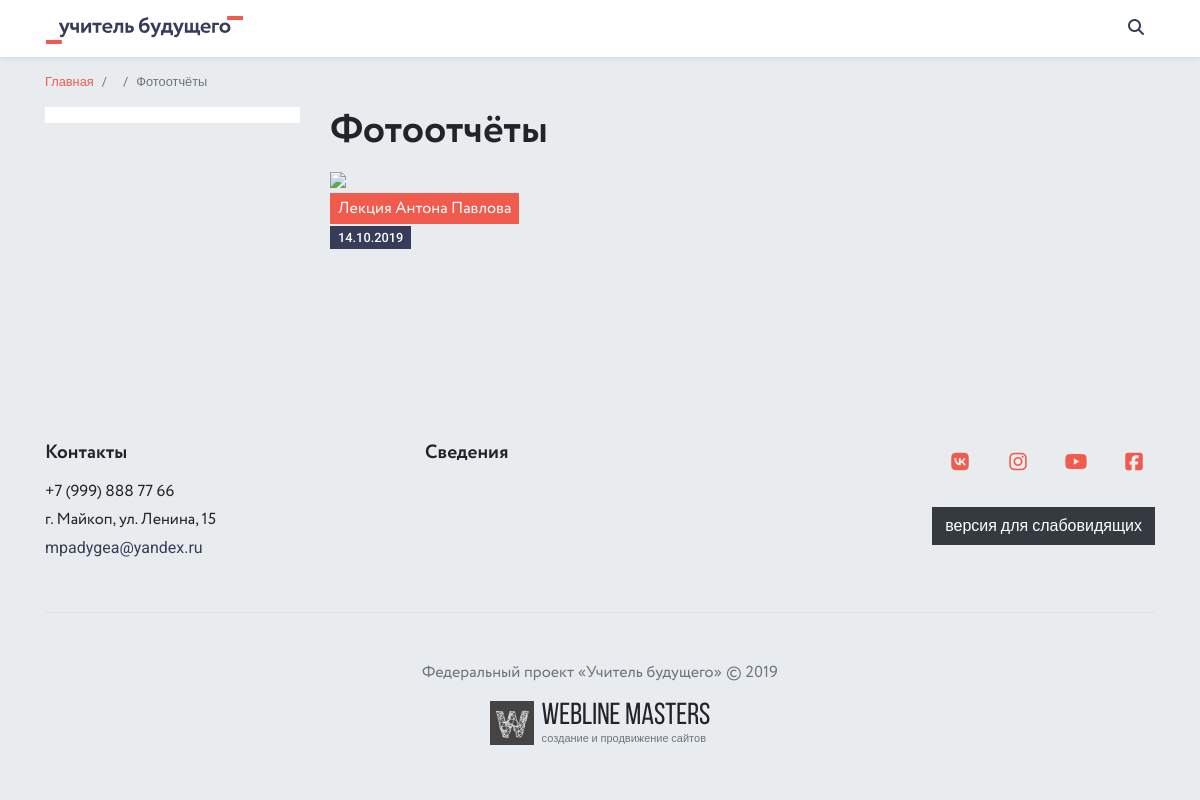
The page /gallery/ on the database as committed earlier.
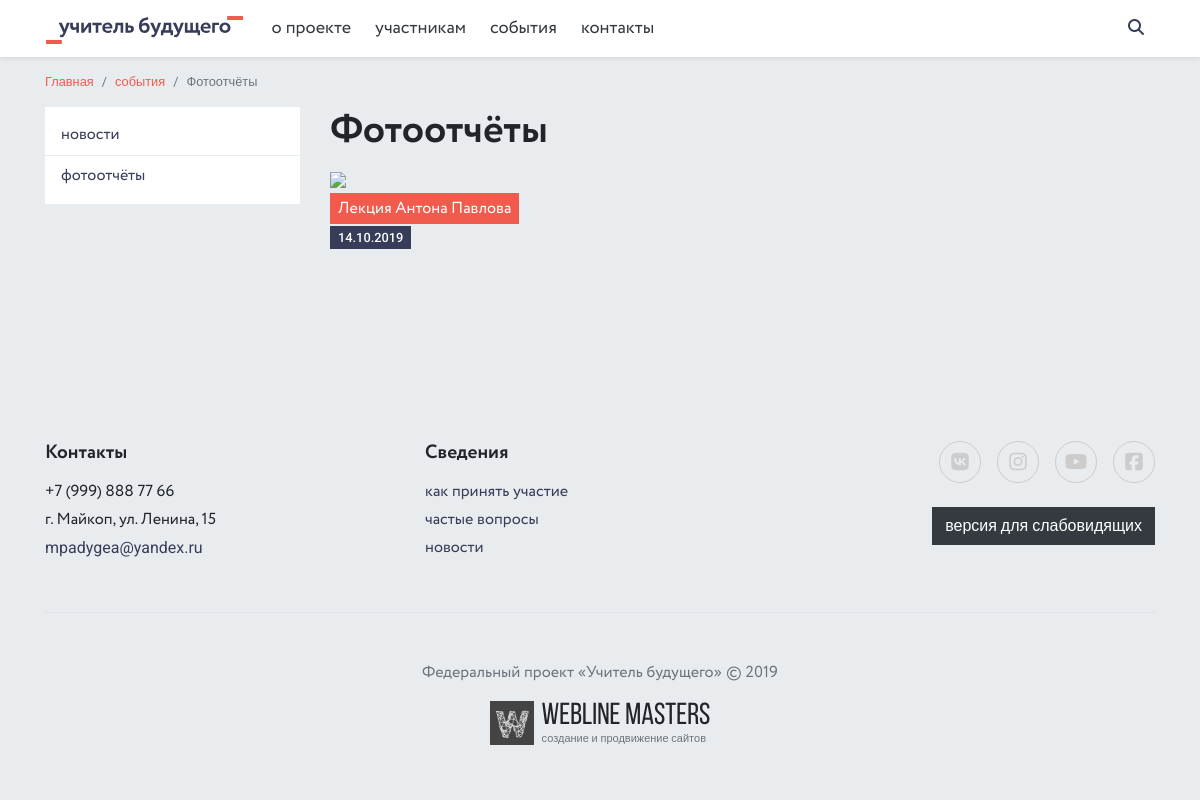
The same page on the database as committed later.
### albums/models.py (models this page shows, shortened)
class Album(SEO):
    title = models.CharField(max_length=250, unique=True, verbose_name='Заголовок')
    description = models.TextField(verbose_name='Описание')
    is_active = models.BooleanField(default=True, verbose_name='Показывать на сайте')
    created_date = models.DateField(default=date.today, verbose_name='Дата публикации')
    slug = models.SlugField(max_length=250, verbose_name='Slug', unique=True)
    def get_picture_url(self, filename):
        ext = filename.split('.')[-1]
        filename = '{0}.{1}'.format(self.slug, ext)
        return 'images/albums/{0}'.format(filename)
    image = models.ImageField(upload_to=get_picture_url, verbose_name='Изображение')
    image_thumbnail = ImageSpecField(source='image',
                                     processors=[ResizeToFill(398, 224)],
                                     format='JPEG',
                                     options={'quality': 90})
    image_admin = ImageSpecField(source='image',
                                 processors=[ResizeToFill(150, 150)],
                                 format='JPEG',
                                 options={'quality': 90})
    def get_absolute_url(self):
        return reverse('album', args=[self.slug])
    def image_tag(self):
        try:
            image_link = self.image_admin.url
        except:
            image_link = ''
        return mark_safe('<a href="{0}"><img src="{0}" width="150px"></a>'.format(image_link))
    image_tag.short_description = 'Предпросмотр изоражения'
    image_tag.allow_tags = True
    def image_tag_mini(self):
        try:
            image_link = self.image_admin.url
        except:
            image_link = ''
        return mark_safe('<img src="{0}" width="53px">'.format(image_link))
    image_tag_mini.short_description = 'Предпросмотр'
    image_tag_mini.allow_tags = True
    class Meta:
        verbose_name = 'Фотоотчёт'
        verbose_name_plural = 'Фотоотчёты'
        ordering = ('created_date',)

### contacts/models.py (models this page shows, shortened)
class Phone(models.Model):
    phone = models.CharField(max_length=20, verbose_name='Телефон')
    class Meta:
        verbose_name = 'Телефон'
        verbose_name_plural = 'Телефоны'

class Address(models.Model):
    address = models.CharField(max_length=250, verbose_name='Адрес')
    class Meta:
        verbose_name = 'Адрес'
        verbose_name_plural = 'Адреса'

class Email(models.Model):
    email = models.EmailField(max_length=250, verbose_name='E-mail')
    class Meta:
        verbose_name = 'E-mail'
        verbose_name_plural = 'E-mails'

class Social(models.Model):
    name = models.CharField(max_length=250, verbose_name='Название социальной сети')
    short_name = models.CharField(max_length=250, verbose_name='Короткое название')
    color = models.CharField(max_length=250, verbose_name='Цвет обрамления')
    link = models.URLField(max_length=250, verbose_name='Ссылка')
    class Meta:
        verbose_name = 'Социальная сеть'
        verbose_name_plural = 'Социальные сети'

### pages/models.py (models this page shows, shortened)
class Page(MPTTModel, SEO, Order):
    ACTION_CHOICES = (
        ('pages', 'Информативная страница'),
        ('home', 'Главная страница'),
        ('albums', 'Фотоотчёты'),
        ('employees', 'Руководство'),
        ('documents', 'Документы'),
        ('news', 'Новости'),
        ('contacts', 'Контакты'),
    )
    title = models.CharField(max_length=250, verbose_name='Название страницы', unique=True)
    body1 = models.TextField(verbose_name='Текст страницы #1', null=True, blank=True)
    body2 = models.TextField(verbose_name='Текст страницы #2', null=True, blank=True)
    body3 = models.TextField(verbose_name='Текст страницы #3', null=True, blank=True)
    is_active = models.BooleanField(default=True, verbose_name='Показывать в меню')
    action = models.CharField(max_length=32, choices=ACTION_CHOICES, verbose_name='Название модуля')
    parent = TreeForeignKey('self', on_delete=models.SET_NULL, related_name='children',
                            verbose_name='Родительская страница', blank=True, null=True)
    slug = models.SlugField(max_length=250, verbose_name='Slug', unique=True)
    in_footer = models.BooleanField(default=False, verbose_name='Показывать в футере')
    @property
    def subpages(self):
        return Page.objects.filter(parent=self, is_active=True)
    @property
    def firstchild(self):
        return Page.objects.filter(parent=self, is_active=True).first()
    @property
    def subpagescount(self):
        sublist = Page.objects.filter(parent=self, is_active=True)
        return len(sublist)
    class Meta:
        verbose_name = 'Страница'
        verbose_name_plural = 'Страницы'

### albums/views.py (the view)
# urls.py: path('', views.AlbumsView.as_view(), name='albums'),
class AlbumsView(View):
    def get(self, request):
        albums = Album.objects.filter(is_active=True)
        albums_page = Page.objects.filter(is_active=True, action='albums').first()
        page_number = request.GET.get('page', 1)
        is_paginated, page, next_url, prev_url = pagination(albums, page_number, 10)
        context = {
            'albums': albums,
            'albums_page': albums_page,
            'is_paginated': is_paginated,
            'page_object': page,
            'next_url': next_url,
            'prev_url': prev_url,
        }
        lo = 'lo/' if request.session.get('is_lo') else ''
        return render(request, lo + 'albums/albums.html', context)

### core/context_processors.py (called while the page is built)
def context_info(request):
    phone = Phone.objects.first()
    address = Address.objects.first()
    email = Email.objects.first()
    socials = Social.objects.all()
    main_doc_category = DocumentCategory.objects.filter(is_active=True).first()
    pages = Page.objects.filter(is_active=True).exclude(action='home')
    all_docs = DocumentCategory.objects.filter(is_active=True)
    context = {
        'phone': phone,
        'address': address,
        'email': email,
        'socials': socials,
        'main_doc_category': main_doc_category,
        'pages': pages,
        'all_docs': all_docs,
    }
    return context

### core/pagination.py (called while the page is built)
def pagination(queryset, page_number, item_per_page):
    item_per_page = item_per_page
    paginator = Paginator(queryset, item_per_page)
    page = paginator.get_page(page_number)
    is_paginated = page.has_other_pages()
    if page.has_previous():
        prev_url = '?page=%s' % page.previous_page_number()
    else:
        prev_url = ''
    if page.has_next():
        next_url = '?page=%s' % page.next_page_number()
    else:
        next_url = ''
    return is_paginated, page, next_url, prev_url

### documents/models.py (called while the page is built)
    def get_absolute_url(self):
        return reverse('document_category', args=[self.slug])

### templates/albums/albums.html (shortened to what this page needs)
{% extends 'base.html' %}
{% block content %}
<main role="main">
    <div class="container">
       <div class="d-flex flex-column flex-md-row justify-content-between align-items-md-center mb-3 mb-md-0">
            <ol class="breadcrumb small">
                <li class="breadcrumb-item"><a href="{% url 'index' %}">Главная</a></li>
                {% with page=albums_page.parent %}
                    <li class="breadcrumb-item"><a href="{% include '__breadcrumb.html' %}">{{ page.title }}</a></li>
                {% endwith %}
                <li class="breadcrumb-item active">Фотоотчёты</li>
            </ol>
        </div>
        <div class="row">
            <div class="col-lg-3">
                <div class="bg-white py-2 d-none d-lg-block">
                    <ul class="list-unstyled side-menu m-0">
                        {% for page in albums_page.parent.subpages %}
                            {% include '__left_menu.html' %}
                        {% endfor %}
                    </ul>
                </div>
            </div>
            <div class="col-lg-9">
                <h1 class="mt-0">Фотоотчёты</h1>
                <div class="row">
                    {% for album in page_object.object_list %}
                    <div class="col-md-6">
                        <div class="gallery-item mb-4">
                            <div class="px-2">
                                <a href="{{ album.get_absolute_url }}" title="" class="stretched-link font-2 text-white bg-primary d-inline py-1">{{ album.title }}</a>
                                <span class="bg-secondary p-1 px-2 small text-white font-weight-bold ml-n2">{{ album.created_date|date:"d.m.Y" }}</span>
                            </div>
                        </div>
                    </div>
                    {% endfor %}
                </div>
            </div>
        </div>
    </div>
</main>
{% endblock content %}

### templates/base.html (shortened to what this page needs)
<!doctype html>
<html lang="ru">
    <head>
        {% include '__head.html' %}
    </head>
    <body>
        {% include '__header.html' %}
        {% block content %}
        {% endblock content %}
        {% include '__footer.html' %}
    </body>
</html>

### templates/__head.html (shortened to what this page needs)
{% load static %}
<link rel="stylesheet" href="{% static 'css/bootstrap.min.css' %}">
<link href="{% static 'photoswipe/photoswipe.css' %}" rel="stylesheet" />
<link href="{% static 'photoswipe/default-skin/default-skin.css' %}" rel="stylesheet" />

### templates/__header.html (shortened to what this page needs)
{% load static %}
<nav class="navbar navbar-expand-lg navbar-light bg-white fixed-top shadow-sm">
    <div class="container px-sm-3 position-relative">
        <a class="navbar-brand" href="{% url 'index' %}">
            <img src="{% static 'images/logo-wide.svg' %}" alt="" class="navbar-logo">
        </a>
        <div class="collapse navbar-collapse font-2">
            <ul class="navbar-nav mr-auto">
                {% for page in pages %}
                    {% if not page.parent %}
                        {% if page.subpagescount > 0 %}
                        <li class="nav-item dropdown">
                            <a class="nav-link dropdown-toggle
                            {% for item in page.subpages %}
                            {% endfor %}
                            " href="
                                {% if page.firstchild.action == 'pages' %}
                                    /pages/{{ page.firstchild.slug }}/
                                {% elif page.firstchild.action == 'news' %}
                                    /news/
                                {% elif page.firstchild.action == 'albums' %}
                                    /gallery/
                                {% elif page.firstchild.action == 'documents' %}
                                    {{ main_doc_category.get_absolute_url }}
                                {% elif page.firstchild.action == 'employees' %}
                                    /leadership/
                                {% endif %}
                            " role="button" aria-haspopup="true" aria-expanded="false">
                                {{ page.title }}
                            </a>
                        </li>
                        {% else %}
                        <li class="nav-item">
                            {% if page.action == 'contacts' %}
                            <a class="nav-link {% if 'contacts' in request.path %}active{% endif %}" href="/contacts/">{{ page.title }}</a>
                            {% else %}
                            <a class="nav-link {% if page.slug in request.path %}active{% endif %}" href="/pages/{{ page.slug }}/">{{ page.title }}</a>
                            {% endif %}
                        </li>
                        {% endif %}
                    {% endif %}
                {% endfor %}
            </ul>
        </div>
        <form class="search" action="{% url 'search' %}">
            <div class="search-wrapper">
                <input type="text" name="query" placeholder="найти..." class="search-field">
            </div>
        </form>
    </div>
</nav>

### templates/__breadcrumb.html
{% if page.firstchild.action == 'pages' %}
    /pages/{{ page.firstchild.slug }}/
{% elif page.firstchild.action == 'news' %}
    /news/
{% elif page.firstchild.action == 'albums' %}
    /gallery/
{% elif page.firstchild.action == 'documents' %}
    {{ main_doc_category.get_absolute_url }}
{% elif page.firstchild.action == 'employees' %}
    /leadership/
{% endif %}

### templates/__left_menu.html
{% if page.action == 'pages' %}
<li class="border-bottom font-2"><a href="/pages/{{ page.slug }}/" class="text-secondary py-2 px-3 d-block ">{{ page.title }}</a></li>
{% elif page.action == 'news' %}
<li class="border-bottom font-2"><a href="{% url 'news' %}" class="text-secondary py-2 px-3 d-block">{{ page.title }}</a></li>
{% elif page.action == 'albums' %}
<li class="border-bottom font-2"><a href="{% url 'albums' %}" class="text-secondary py-2 px-3 d-block">{{ page.title }}</a></li>
{% elif page.action == 'documents' %}
<li class="border-bottom font-2 sub"><a href="{{ main_doc_category.get_absolute_url }}" class="text-secondary py-2 px-3 d-block">{{ page.title }}<i class="fas fa-angle-down"></i></a></li>
{% elif page.action == 'employees' %}
<li class="border-bottom font-2"><a href="{% url 'employees' %}" class="text-secondary py-2 px-3 d-block">{{ page.title }}</a></li>
{% endif %}

### templates/__footer.html
{% load static %}
<footer class="footer bg-light py-5">
    <div class="container">
        <div class="row">
            <div class="col-lg-4 col-md-6 col-sm-6 mb-4">
                <h2 class="h5 mt-0">Контакты</h2>
                <p class="font-2 mb-1">{{ phone.phone }}</p>
                <p class="font-2 mb-1">{{ address.address }}</p>
                <p><a href="mailto:{{ email.email }}" class="text-secondary">{{ email.email }}</a></p>
            </div>
            <div class="col-lg-4 col-md-6 col-sm-6 mb-4 text-md-right text-lg-left">
                <h2 class="h5 mt-0">Сведения</h2>
                {% for page in pages %}
                    {% if page.parent and page.in_footer %}
                    <a href="
                    {% if page.action == 'pages' %}
                        /pages/{{ page.slug }}/
                    {% elif page.action == 'news' %}
                        /news/
                    {% elif page.action == 'albums' %}
                        /gallery/
                    {% elif page.action == 'documents' %}
                        {{ main_doc_category.get_absolute_url }}
                    {% elif page.action == 'employees' %}
                        /leadership/
                    {% endif %}
                    " class="d-block font-2 mb-1 text-secondary">{{ page.title }}</a>
                    {% endif %}
                {% endfor %}
            </div>
            <div class="col-lg-4 text-lg-right text-sm-center mb-4 mb-sm-5">
                <div class="socials socials-big d-block pb-4">
                    {% for item in socials %}
                    <a href="{{ item.link }}" target="_blank" title="" style="color: {{ item.color }}; border-color: {{ item.color }};"><i class="fab fa-{{ item.short_name }}"></i></a>
                    {% endfor %}
                </div>
                <a class="btn btn-dark" href="{% url 'change_view' %}" role="button">версия для слабовидящих</a>
            </div>
        </div>
        <div class="text-sm-center text-muted font-2 mb-3 pt-4 pt-sm-5 border-top">Федеральный проект «Учитель будущего» © 2019</div>
        <div class="text-sm-center">
            <div class="position-relative d-inline-flex justify-content-center align-items-center devlogo">
                <img src="{% static 'images/devlogo.svg' %}" alt="Webline Masters">
                <div class="ml-2 d-flex align-items-start flex-column">
                    <span>Webline Masters</span>
                    <a href="http://wlms.info" target="_blank" class="stretched-link text-muted" title="Webline Masters">создание и продвижение сайтов</a>
                </div>
            </div>
        </div>
    </div>
</footer>

### templates/__scripts.html (shortened to what this page needs)
{% load static %}

Rows that differ between the two databases and show on the page:
added Page: title "о проекте"
added Page: title "участникам"
added Page: title "события"
added Page: title "контакты"
added Page: title "новости"
added Page: title "фотоотчёты"
added Page: title "как принять участие", shown under "Сведения"
added Page: title "частые вопросы", shown under "Сведения"
changed Social (number 1 of 4 on the later page): color empty → "#CCC" (drawn)
changed Social (number 2 of 4 on the later page): color empty → "#CCC" (drawn)
changed Social (number 3 of 4 on the later page): color empty → "#CCC" (drawn)
changed Social (number 4 of 4 on the later page): color empty → "#CCC" (drawn)
